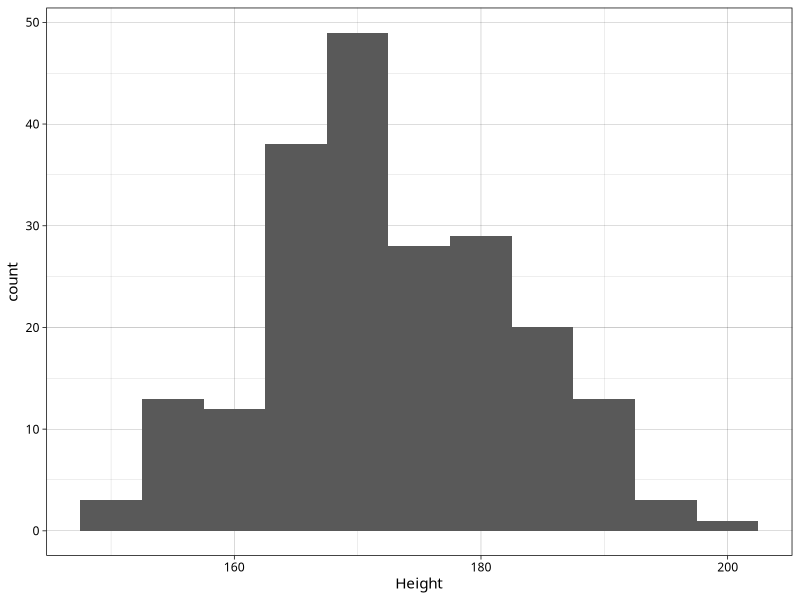
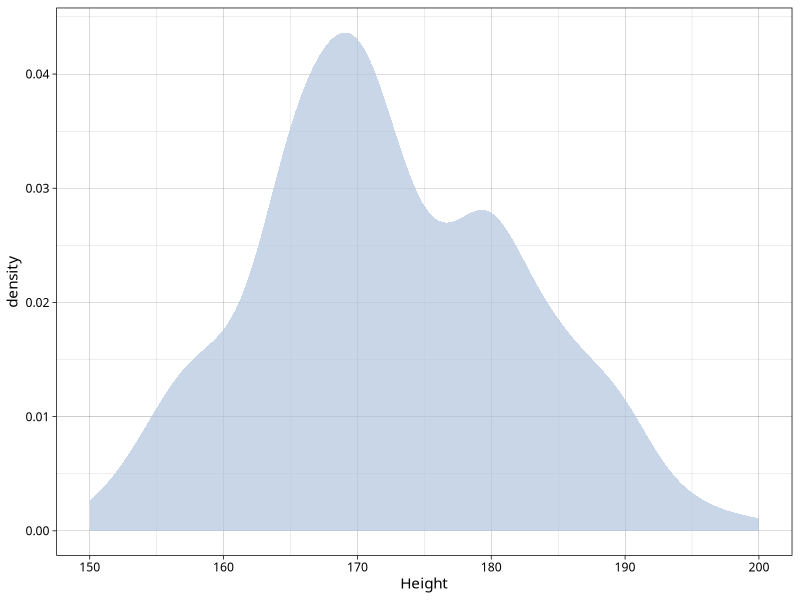
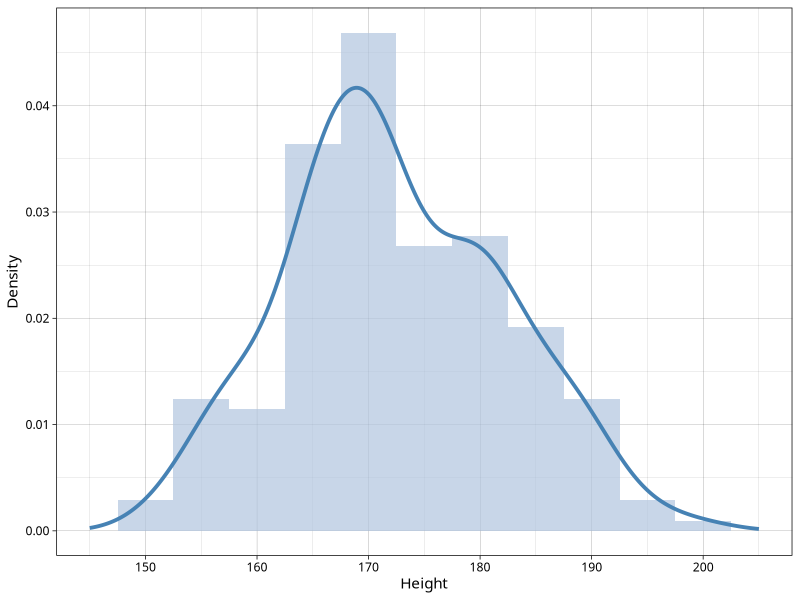
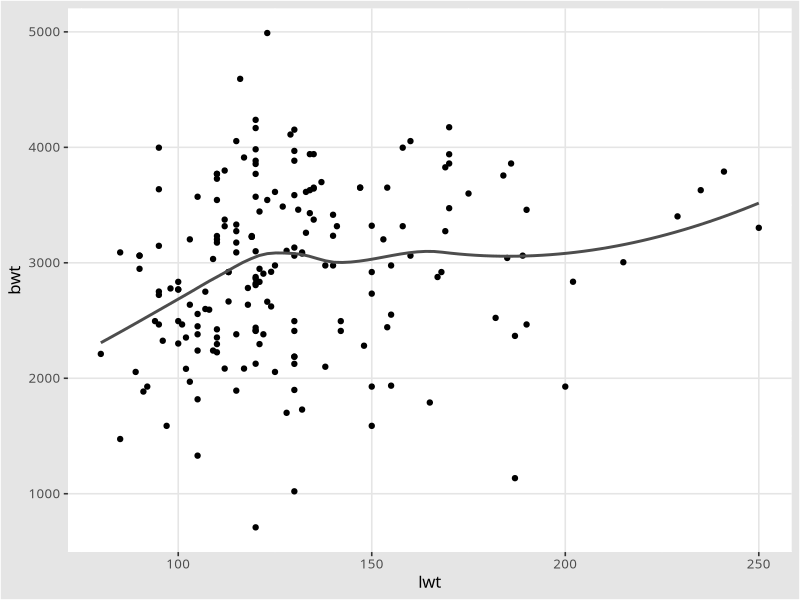
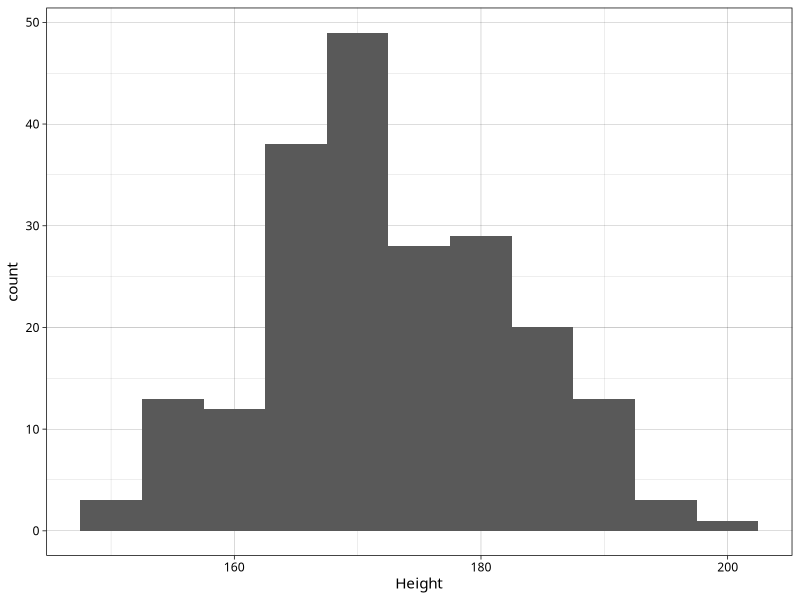
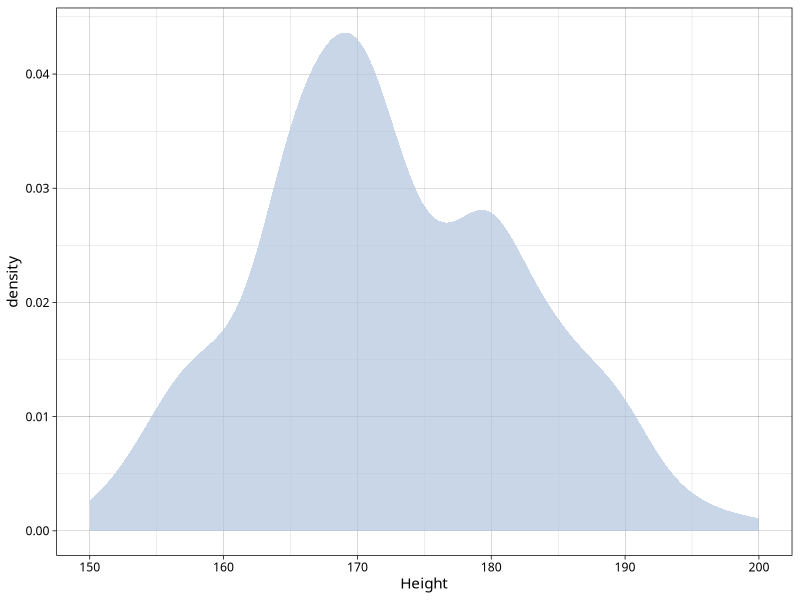
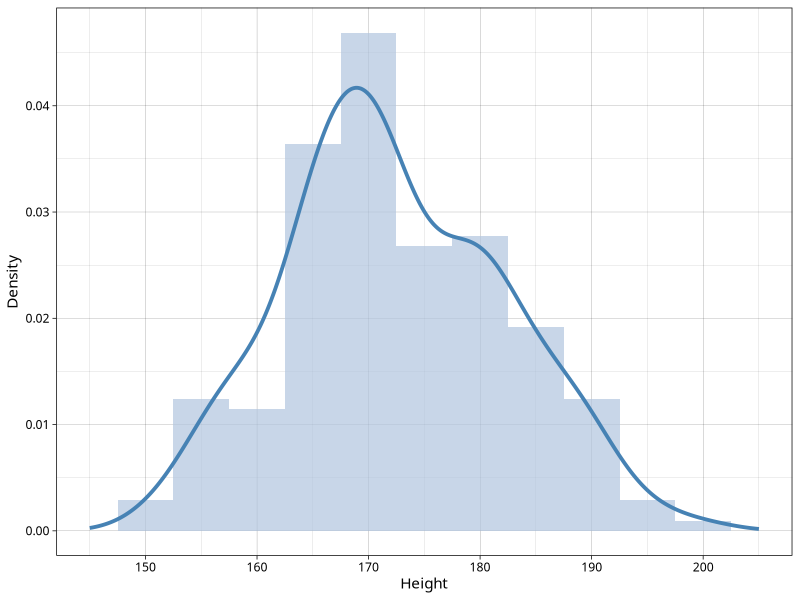

Write the R code that produced these figures, in order.
## Time-stamp: <2017-11-09 21:06:33 chl>

## R script to manage figures in 03-graphics.pdf

library(ggplot2)
library(ggthemes)
library(MASS)

WD <- "~/git/rstats-esme/assets"
setwd(WD)

theme_set(theme_linedraw(base_family = "Fira Sans", base_size = 11))

psave <- function(filename = NULL, w = 4, h = 4 * 2/(1+sqrt(5)), r = 300, ...) {
  ggsave(filename = filename, width = w, height = h, dpi = r, ...)
}

## Simple scatterplot with lowess smoother
p <- ggplot(data = birthwt, aes(x = lwt, y = bwt))
p <- p + geom_point() + geom_smooth(method = "auto", se = FALSE, color = grey(.3))
p <- p + theme_igray(base_family = "Fira Sans", base_size = 12)
ggsave("fig_layer.png", plot = p, width = 4, height = 4*0.618)


## Sample histogram
p <- ggplot(data = survey, aes(x = Height))
p + geom_histogram(binwidth = 5)
psave("fig_histogram.png")


## Sample histogram
p <- ggplot(data = survey, aes(x = Height))
p + geom_density(adjust = 0.8, fill = "lightsteelblue", color = "transparent", alpha = 0.7)
psave("fig_density.png")


## Sample histogram with some enhancement
p <- ggplot(data = survey, aes(x = Height))
p <- p + geom_histogram(aes(y=..density..), binwidth = 5, fill = "lightsteelblue", alpha = 0.7)
p <- p + geom_line(stat = "density", color = "steelblue", size = 1.3) + expand_limits(x = c(140, 220))
p <- p + scale_x_continuous(breaks = seq(140, 220, by = 10), limits = c(145, 205))
p + labs(y = "Density")
psave("fig_histodensity.png")
